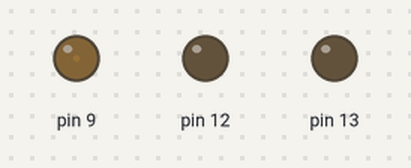
A sketch run on a simulated Arduino Uno, built with avr-gcc and run on an emulated ATmega328P. On the bench: output pins drawn as LEDs (lit = HIGH).

Above: at 0.05 s.
At 0.45 s:
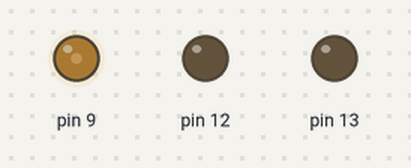
At 0.9 s:
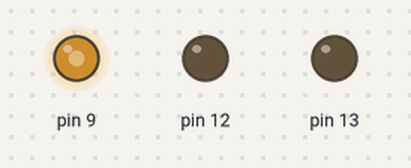
At 1.8 s:
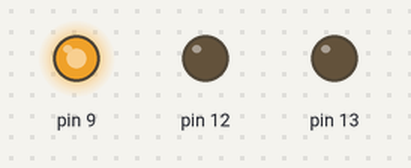
At 3.6 s:
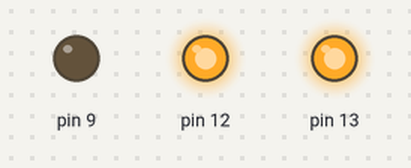
Timing chart, 0 to 8.3 s (numbered marks = the images above):
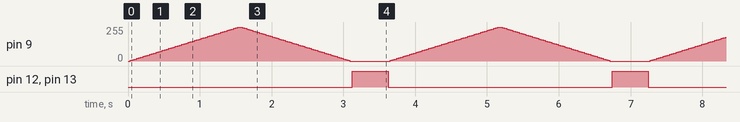

Measured:
- by itself, pin 12, pin 13: alternates HIGH for 0.50 s and LOW for 3.1 s

The sketch:

sketch_sep17b.ino
```cpp
/*
 * Digital Futures
 * Seamus Neufeld
 * LED Blink and Fade
 * for loop is taken from the Analog Fade example within the IDE
 */

void setup() {
  pinMode(9, OUTPUT);
  pinMode(12, OUTPUT);
  pinMode(13, OUTPUT);
  //sets pins 9,12 and 13 to output

}

void loop() {
  for (int fadeValue = 0 ; fadeValue <= 255; fadeValue += 5) {
    // sets the value (range from 0 to 255):
    analogWrite(9, fadeValue);
    // waits for 30 milliseconds to see the dimming effect
    delay(30);
  }
  for (int fadeValue = 255 ; fadeValue >= 0; fadeValue -= 5) {
    // sets the value (range from 0 to 255):
    analogWrite(9, fadeValue);
    // waits for 30 milliseconds to see the dimming effect
    delay(30);
  }
  digitalWrite(13, HIGH); //sets pin 13 to on
  digitalWrite(12, HIGH); //sets pin 12 to on
  delay(500);
  digitalWrite(13, LOW); //sets pin 13 to off
  digitalWrite(12, LOW); //sets pin 13 to off
}
```
